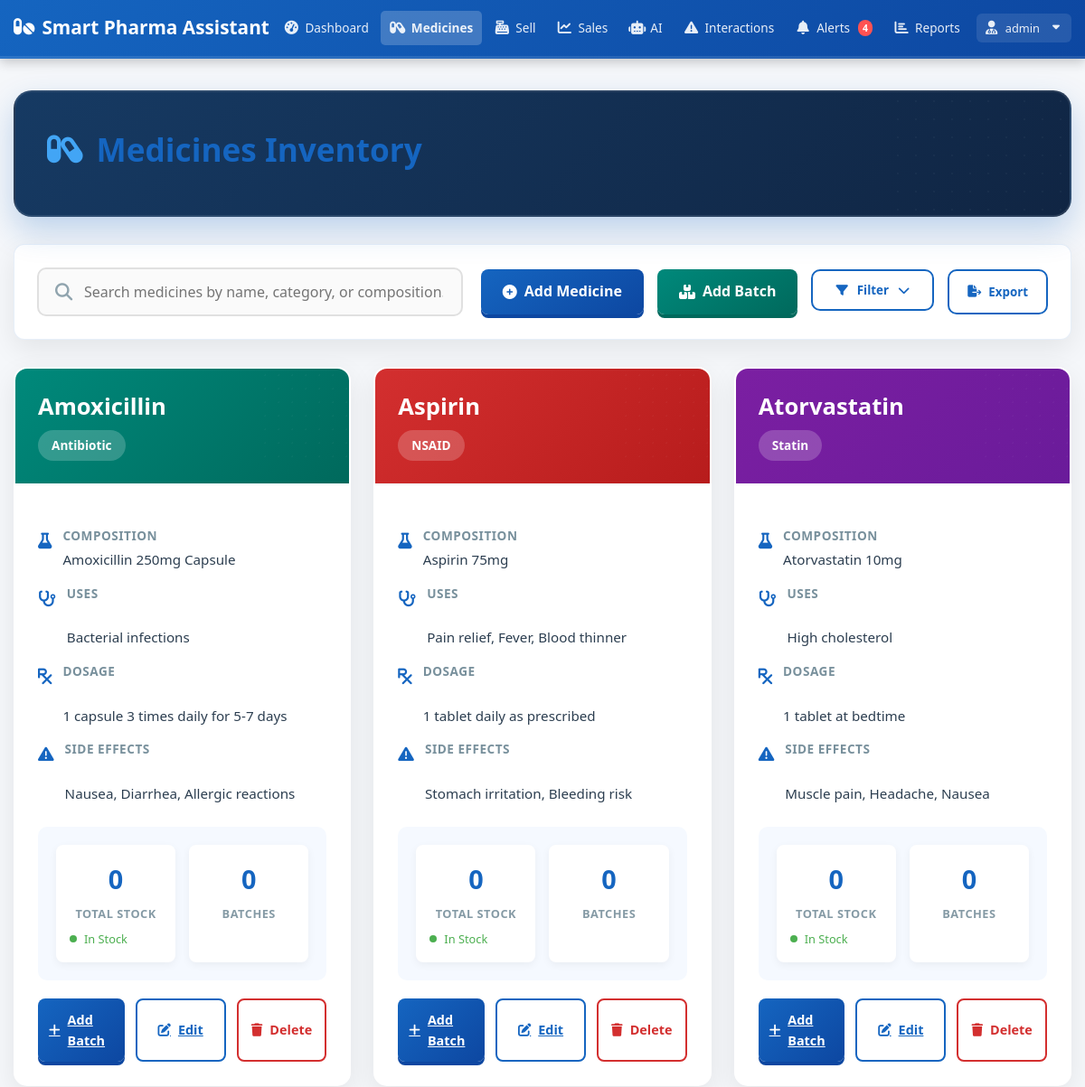
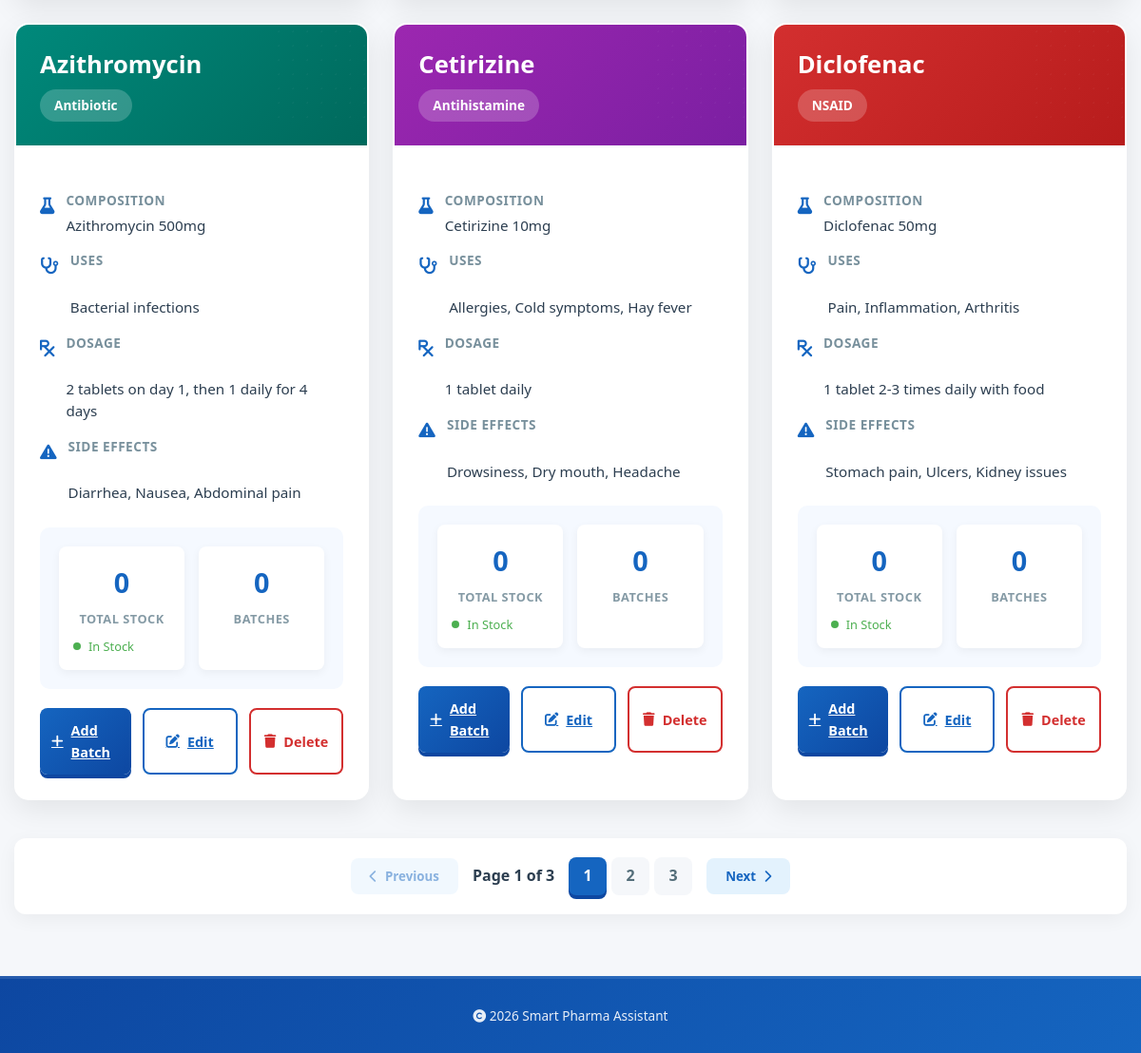
The app's page /medicines (signed in) with its own data (2 pictures, top to bottom).
### tables this page shows
CREATE TABLE medicines (
            id INTEGER PRIMARY KEY AUTOINCREMENT,
            name TEXT NOT NULL,
            composition TEXT,
            uses TEXT,
            dosage TEXT,
            side_effects TEXT,
            category TEXT,
            created_at TIMESTAMP DEFAULT CURRENT_TIMESTAMP
        );

### app.py (the view)
@app.route('/medicines')
@login_required
def view_medicines():
    try:
        db = get_db()
        medicines = db.execute('SELECT * FROM medicines ORDER BY name').fetchall()
        db.close()
        return render_template('view_medicines.html', medicines=medicines)
    except Exception as e:
        flash(f'❌ Error loading medicines: {str(e)}', 'danger')
        return redirect(url_for('dashboard'))

### templates/view_medicines.html (shortened to what this page needs)
{% extends "base.html" %}
{% block content %}
<div class="inventory-container">
    <div class="page-header">
        <h1 class="page-title">
            <i class="fas fa-capsules"></i> Medicines Inventory
        </h1>
    </div>
    <div class="action-bar">
        <div class="search-container">
            <input type="text"
                   id="searchInput"
                   class="search-input"
                   placeholder="Search medicines by name, category, or composition..."
                   aria-label="Search medicines">
            <span class="search-icon">
            </span>
        </div>
        <div class="action-buttons">
            <a href="{{ url_for('add_medicine') }}" class="btn btn-primary" style="display: inline-flex; align-items: center; gap: 8px;">
                <i class="fas fa-plus-circle"></i> Add Medicine
            </a>
            <a href="{{ url_for('add_batch') }}" class="btn btn-secondary" style="display: inline-flex; align-items: center; gap: 8px;">
                <i class="fas fa-boxes"></i> Add Batch
            </a>
            <div class="filter-dropdown">
                <button class="filter-btn" id="filterToggle">
                    <i class="fas fa-filter"></i> Filter
                    <i class="fas fa-chevron-down"></i>
                </button>
            </div>
            <div class="export-buttons">
                <button class="export-btn" id="exportBtn">
                    <i class="fas fa-file-export"></i> Export
                </button>
            </div>
        </div>
    </div>
    {% if medicines %}
    <div class="cards-container" id="medicinesGrid">
        {% for medicine in medicines %}
        {% set category_class = 'category-' + medicine.category.lower().replace(' ', '-').replace('/', '-') %}
        <div class="medicine-card"
             data-name="{{ medicine.name.lower() }}"
             data-category="{{ medicine.category }}"
             data-composition="{{ medicine.composition.lower() if medicine.composition else '' }}"
             data-stock="{% if medicine.total_stock and medicine.total_stock > 10 %}in_stock{% elif medicine.total_stock and medicine.total_stock > 0 %}low_stock{% else %}out_of_stock{% endif %}">
            <div class="card-header {{ category_class }}">
                <h3 class="medicine-name">{{ medicine.name }}</h3>
                <span class="medicine-category">{{ medicine.category }}</span>
            </div>
            <div class="card-body">
                <div class="medicine-details">
                    <div class="detail-row">
                        <span class="detail-icon">
                            <i class="fas fa-flask"></i>
                        </span>
                        <div class="detail-content">
                            <div class="detail-label">Composition</div>
                            <div class="detail-value">
                                {{ medicine.composition if medicine.composition else 'Not specified' }}
                            </div>
                        </div>
                    </div>
                    <div class="detail-row">
                        <span class="detail-icon">
                            <i class="fas fa-stethoscope"></i>
                        </span>
                        <div class="detail-content">
                            <div class="detail-label">Uses</div>
                            <div class="detail-value multiline" title="{{ medicine.uses if medicine.uses else 'Not specified' }}">
                                {{ medicine.uses[:100] if medicine.uses else 'Not specified' }}{% if medicine.uses and medicine.uses|length > 100 %}...{% endif %}
                            </div>
                        </div>
                    </div>
                    <div class="detail-row">
                        <span class="detail-icon">
                            <i class="fas fa-prescription"></i>
                        </span>
                        <div class="detail-content">
                            <div class="detail-label">Dosage</div>
                            <div class="detail-value multiline" title="{{ medicine.dosage if medicine.dosage else 'Not specified' }}">
                                {{ medicine.dosage[:80] if medicine.dosage else 'Not specified' }}{% if medicine.dosage and medicine.dosage|length > 80 %}...{% endif %}
                            </div>
                        </div>
                    </div>
                    {% if medicine.side_effects %}
                    <div class="detail-row">
                        <span class="detail-icon">
                            <i class="fas fa-exclamation-triangle"></i>
                        </span>
                        <div class="detail-content">
                            <div class="detail-label">Side Effects</div>
                            <div class="detail-value multiline" title="{{ medicine.side_effects }}">
                                {{ medicine.side_effects[:80] }}{% if medicine.side_effects|length > 80 %}...{% endif %}
                            </div>
                        </div>
                    </div>
                    {% endif %}
                </div>
                {% if medicine.total_stock is not none %}
                <div class="batch-summary">
                    <div class="batch-stats">
                        <div class="stat-item">
                            <div class="stat-value">{{ medicine.total_stock or 0 }}</div>
                            <div class="stat-label">Total Stock</div>
                            {% if medicine.total_stock and medicine.total_stock <= 10 %}
                            <div class="batch-status">
                                <span class="status-dot status-warning"></span>
                                <small style="color: #FF9800; font-size: 0.8rem;">Low Stock</small>
                            </div>
                            {% elif medicine.total_stock and medicine.total_stock == 0 %}
                            <div class="batch-status">
                                <span class="status-dot status-danger"></span>
                                <small style="color: #F44336; font-size: 0.8rem;">Out of Stock</small>
                            </div>
                            {% else %}
                            <div class="batch-status">
                                <span class="status-dot status-good"></span>
                                <small style="color: #4CAF50; font-size: 0.8rem;">In Stock</small>
                            </div>
                            {% endif %}
                        </div>
                        <div class="stat-item">
                            <div class="stat-value">{{ medicine.batch_count or 0 }}</div>
                            <div class="stat-label">Batches</div>
                        </div>
                    </div>
                </div>
                {% endif %}
                <div class="card-actions">
                    <a href="{{ url_for('add_batch') }}?medicine_id={{ medicine.id }}"
                       class="action-btn primary"
                       title="Add batch to this medicine">
                        <i class="fas fa-plus"></i> Add Batch
                    </a>
                    <a href="{{ url_for('edit_medicine', id=medicine.id) }}"
                       class="action-btn secondary"
                        title="Edit medicine details">
                        <i class="fas fa-edit"></i> Edit
                    </a>
                    <button class="action-btn danger delete-btn"
                            data-medicine-id="{{ medicine.id }}"
                            data-medicine-name="{{ medicine.name }}"
                            title="Delete this medicine">
                        <i class="fas fa-trash"></i> Delete
                    </button>
                </div>
            </div>
        </div>
        {% endfor %}
    </div>
    <div class="pagination-container" id="paginationContainer" style="display: none;">
        <button class="pagination-btn" id="prevPage" disabled>
            <i class="fas fa-chevron-left"></i> Previous
        </button>
        <div class="page-info">
            Page <span id="currentPage">1</span> of <span id="totalPages">1</span>
        </div>
        <div class="page-numbers" id="pageNumbers">
        </div>
        <button class="pagination-btn" id="nextPage" disabled>
            Next <i class="fas fa-chevron-right"></i>
        </button>
    </div>
    {% endif %}
</div>
{% endblock %}

### templates/base.html (shortened to what this page needs)
<!DOCTYPE html>
<html lang="en">
<head>
    <link rel="stylesheet" href="{{ url_for('static', filename='css/theme-3d.css') }}">
    <link rel="stylesheet" href="https://cdnjs.cloudflare.com/ajax/libs/font-awesome/6.4.0/css/all.min.css">
</head>
<body>
    <nav class="navbar">
        <div class="container" style="display: flex; justify-content: space-between; align-items: center; max-width: 1200px; margin: 0 auto; padding: 0 15px;">
            <a href="{{ url_for('dashboard') }}" class="nav-brand">
                <i class="fas fa-pills"></i> Smart Pharma Assistant
            </a>
            {% if session.get('user_id') %}
            <ul class="nav-menu">
                <li>
                    <a href="{{ url_for('dashboard') }}" class="nav-link {% if request.endpoint == 'dashboard' %}active{% endif %}">
                        <i class="fas fa-tachometer-alt"></i> Dashboard
                    </a>
                </li>
                <li>
                    <a href="{{ url_for('view_medicines') }}" class="nav-link {% if request.endpoint in ['view_medicines', 'add_medicine', 'edit_medicine', 'medicine_details'] %}active{% endif %}">
                        <i class="fas fa-capsules"></i> Medicines
                    </a>
                </li>
                <li>
                    <a href="{{ url_for('sell_medicine') }}" class="nav-link {% if request.endpoint == 'sell_medicine' %}active{% endif %}">
                        <i class="fas fa-cash-register"></i> Sell
                    </a>
                </li>
                <li>
                    <a href="{{ url_for('view_sales') }}" class="nav-link {% if request.endpoint == 'view_sales' %}active{% endif %}">
                        <i class="fas fa-chart-line"></i> Sales
                    </a>
                </li>
                <li>
                    <a href="{{ url_for('recommend_medicine') }}" class="nav-link {% if request.endpoint == 'recommend_medicine' %}active{% endif %}">
                        <i class="fas fa-robot"></i> AI
                    </a>
                </li>
                <li>
                    <a href="{{ url_for('check_interaction') }}" class="nav-link {% if request.endpoint in ['check_interaction', 'interaction_result'] %}active{% endif %}">
                        <i class="fas fa-exclamation-triangle"></i> Interactions
                    </a>
                </li>
                <li>
                    <a href="{{ url_for('view_alerts') }}" class="nav-link {% if request.endpoint == 'view_alerts' %}active{% endif %}">
                        <i class="fas fa-bell"></i> Alerts
                        {% if g.get('unread_alerts_count', 0) > 0 %}
                        <span class="alert-badge">{{ g.unread_alerts_count }}</span>
                        {% endif %}
                    </a>
                </li>
                <li>
                    <a href="{{ url_for('reports') }}" class="nav-link {% if request.endpoint == 'reports' %}active{% endif %}">
                        <i class="fas fa-chart-bar"></i> Reports
                    </a>
                </li>
                <li style="position: relative; margin-left: 5px;">
                    <a href="#" class="nav-link user-dropdown" id="userDropdown" style="background: rgba(255, 255, 255, 0.1); padding: 6px 8px;">
                        <i class="fas fa-user-md"></i>
                        <span style="max-width: 80px; overflow: hidden; text-overflow: ellipsis; font-size: 0.8rem;">
                            {{ session.username[:8] if session.username and session.username|length > 8 else session.username if session.username else 'User' }}
                        </span>
                        <i class="fas fa-caret-down" style="margin-left: 3px; font-size: 0.8rem;"></i>
                    </a>
                </li>
            </ul>
            {% endif %}
        </div>
    </nav>
    <div class="container" style="max-width: 1200px; margin: 0 auto; padding: 15px; min-height: 70vh;">
        {% block content %}{% endblock %}
    </div>
    <footer style="background: linear-gradient(135deg, #0D47A1, #1565C0); color: white; padding: 20px 0; margin-top: 30px; border-top: 3px solid rgba(255, 255, 255, 0.1);">
        <div style="max-width: 1200px; margin: 0 auto; padding: 0 15px; text-align: center;">
            <p style="margin: 8px 0; font-size: 0.85rem; opacity: 0.9;">
                <i class="fas fa-copyright"></i> 2026 Smart Pharma Assistant
            </p>
        </div>
    </footer>
</body>
</html>

### records on screen
medicines: name "Amoxicillin", category "Antibiotic", composition "Amoxicillin 250mg Capsule", uses "Bacterial infections", dosage "1 capsule 3 times daily for 5-7 days", side_effects "Nausea, Diarrhea, Allergic reactions", total_stock "0", batch_count "0"
medicines: name "Aspirin", category "NSAID", composition "Aspirin 75mg", uses "Pain relief, Fever, Blood thinner", dosage "1 tablet daily as prescribed", side_effects "Stomach irritation, Bleeding risk", total_stock "0", batch_count "0"
medicines: name "Atorvastatin", category "Statin", composition "Atorvastatin 10mg", uses "High cholesterol", dosage "1 tablet at bedtime", side_effects "Muscle pain, Headache, Nausea", total_stock "0", batch_count "0"
medicines: name "Azithromycin", category "Antibiotic", composition "Azithromycin 500mg", uses "Bacterial infections", dosage "2 tablets on day 1, then 1 daily for 4 days", side_effects "Diarrhea, Nausea, Abdominal pain", total_stock "0", batch_count "0"
medicines: name "Cetirizine", category "Antihistamine", composition "Cetirizine 10mg", uses "Allergies, Cold symptoms, Hay fever", dosage "1 tablet daily", side_effects "Drowsiness, Dry mouth, Headache", total_stock "0", batch_count "0"
medicines: name "Diclofenac", category "NSAID", composition "Diclofenac 50mg", uses "Pain, Inflammation, Arthritis", dosage "1 tablet 2-3 times daily with food", side_effects "Stomach pain, Ulcers, Kidney issues", total_stock "0", batch_count "0"

### other values on screen
{{ g.unread_alerts_count }} "4"
